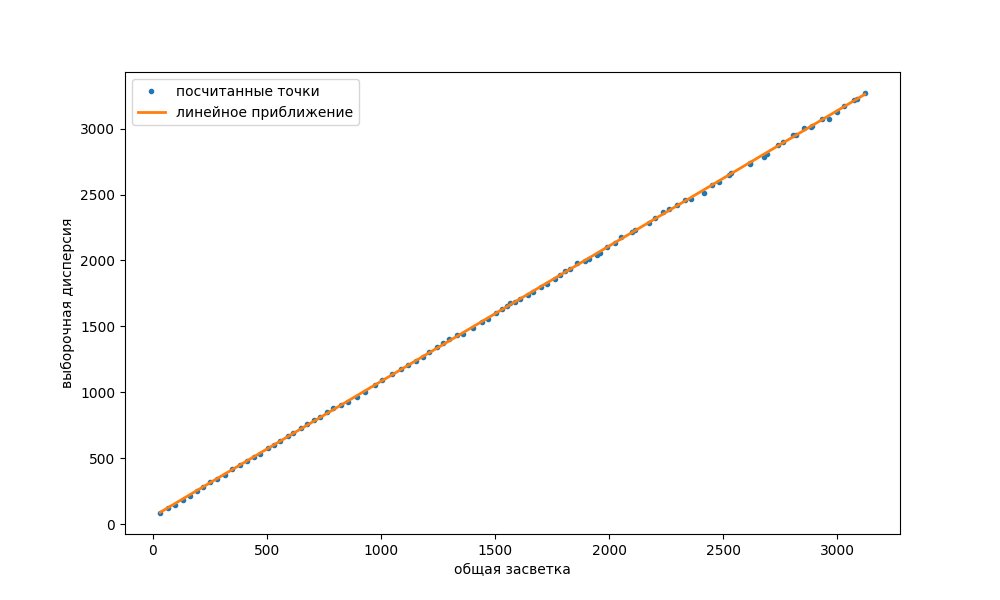

Recreate this plot in Python.
from astropy.io import fits     # Какая-то астрологическая библиотека, вроде документация есть
from lsp import lstsq           # Импортируем прикольчик lstsq из модуля lsp
import numpy as np
import matplotlib.pyplot as plt

if __name__ == "__main__":
    with fits.open('ccd_v2.fits') as file: # Открываем прикольчик
        data = file[0].data

    #print(data.shape)
        
    data = np.asarray(data, dtype=np.int32)
    #print(data)

    data_better = (data[:, 1, :, :] - data[:, 0, :, :]) 
    sigma_x = np.var(data_better, axis=(1, 2)) # Не забываем про саунтрек к этому коду https://www.youtube.com/watch?v=hRHoYTJV6q8
    x = np.mean(data, axis=(1, 2, 3))


    fig = plt.figure(figsize=(10,6))
    ax = fig.add_subplot(1, 1, 1)
    np.append(sigma_x, 1)

    # Подготовка матрицы A для линейной регрессии
    A = np.vstack((x, np.ones_like(x)))
    # Выполнение линейной регрессии с помощью метода наименьших квадратов
    args, cost, var = lstsq(A.T, sigma_x, 'svd', rcond=1e-6)

    # Отображение данных и линии линейной регрессии на графике
    datapoints, = plt.plot(x, sigma_x, 'o', markersize=3)
    linear, = plt.plot(x, x*args[0]+args[1], lw=2)
    ax.set_xlabel('общая засветка')
    ax.set_ylabel('выборочная дисперсия')
    datapoints.set_label('посчитанные точки')
    linear.set_label('линейное приближение')
    plt.legend(loc='best')
    plt.savefig('ccd.png')
    plt.show()

    # Вычисление коэффициента усилен ия и собственного шума на основе результатов регрессии
    g = 2/args[0]
    sigma_r = args[1]/g**2
    # Оценка ошибок для коэффициента усиления и собственного шума
    err_g = var[0, 0] / 2
    err_sigma = var[0, 0] - 2 * var[0][1] + 2 * var[1][1] 

    # Сохранение результатов в JSON-файл
    d = {
        "ron": np.round(sigma_r,2),
        "ron_err": np.round(err_sigma,2),
        "gain": np.round(g,2),
        "gain_err": np.round(err_g,6) 
        }
    import json
    with open('ccd.json', 'w') as f:
        json.dump(d, f, indent=2)

